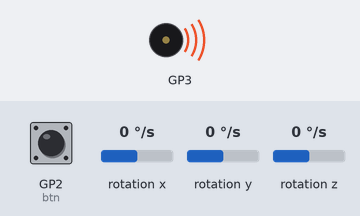
This program was run on a simulated Raspberry Pi Pico running CircuitPython. On the bench: buzzer (waves = sounding). Inputs (shaded band) come from the test bench; at power-on: GP2 (btn) HIGH, rotation x 0 °/s, rotation y 0 °/s, rotation z 0 °/s. USB keyboard and mouse output is not drawn.

Above: at 0.1 s.
At 2.1 s:
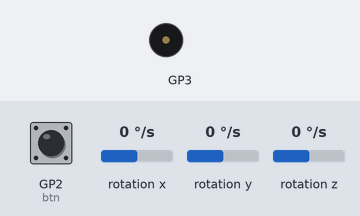
Timing chart, 0 to 3.6 s (numbered marks = the images above):
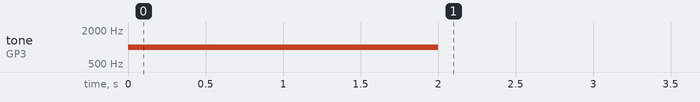

The program:

code.py
```python
import time
import board
import adafruit_mpu6050
import busio
import usb_hid
from adafruit_hid.mouse import Mouse
from digitalio import DigitalInOut, Direction, Pull
import simpleio


m = Mouse(usb_hid.devices)
i2c = busio.I2C(board.GP1, board.GP0)  # uses board.SCL and board.SDA
mpu = adafruit_mpu6050.MPU6050(i2c)

btn = DigitalInOut(board.GP2)
btn.direction = Direction.INPUT
btn.pull = Pull.UP

simpleio.tone(board.GP3, 1000, duration=2.0)
time.sleep(2)

m.move(x=-1920, y=1080)

while True:
    #print("Acceleration: X:%.2f, Y: %.2f, Z: %.2f m/s^2"%(mpu.acceleration))
    #print("Gyro X:%.2f, Y: %.2f, Z: %.2f degrees/s"%(mpu.gyro))
    #print("Temperature: %.2f C"%mpu.temperature)
    #print("")
    #print(btn.value)
    y = int((mpu.gyro[2])*45) + 0
    x = int((mpu.gyro[1])*45) + 1

    #print("Y: {}".format(y))
    #print("X: {}".format(x))
    if (x >=2 or x <= -2)  and (y >=2 or y <= -2):
        m.move(x=x, y=-y)

    if btn.value == False:
        m.click(Mouse.LEFT_BUTTON)
        simpleio.tone(board.GP3, 5000, duration=.25)
```
